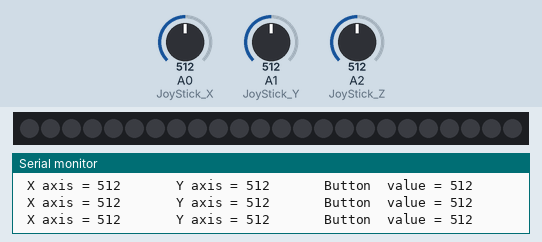
Bench run of a sketch on a simulated Arduino Uno, built with avr-gcc and run on an emulated ATmega328P. Shown: 24 RGB LEDs in strip order, left to right, the last lines printed to the serial monitor. The inputs (shaded band) are chosen by the test bench; at power-on: A0 (JoyStick_X) = 512, A1 (JoyStick_Y) = 512, A2 (JoyStick_Z) = 512.

Above: at 1.2 s.
1.3 s: A0 (JoyStick_X) set to 716
At 2.02 s:
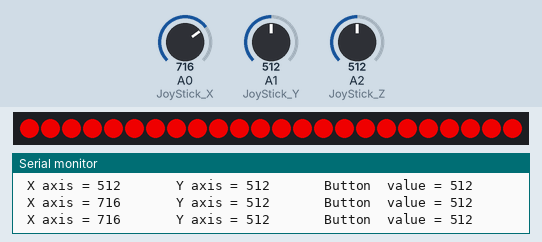
3.8 s: A1 (JoyStick_Y) set to 716
At 4.83 s:
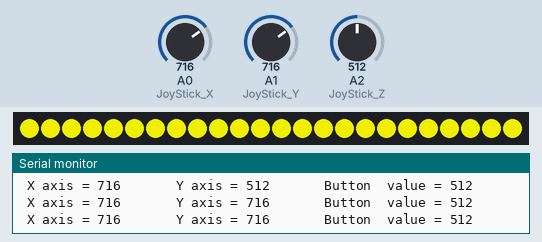
6.6 s: A2 (JoyStick_Z) set to 716
At 7.63 s:
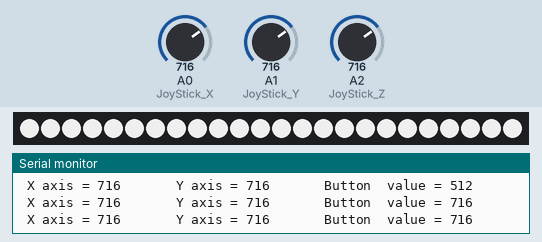
9.4 s: A0 (JoyStick_X) set to 900
At 10.44 s:
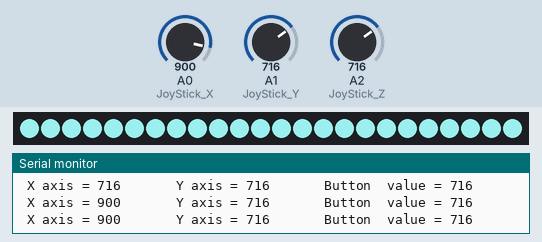
12.2 s: A2 (JoyStick_Z) set to 0
At 14.9 s:
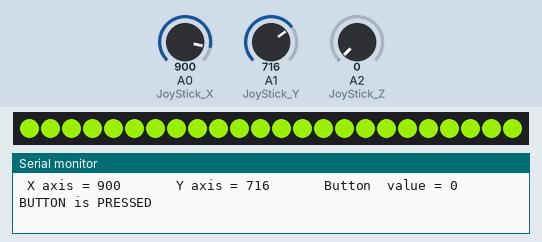
15.2 s: A2 (JoyStick_Z) set to 122
At 16.18 s:
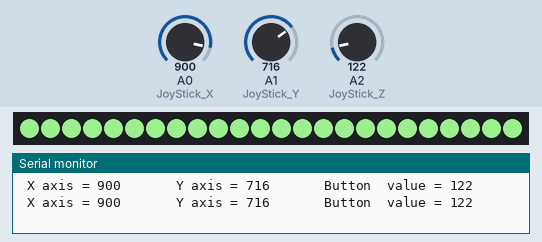
Timing chart, 0 to 18.2 s (numbered marks = the images above; inputs shaded):
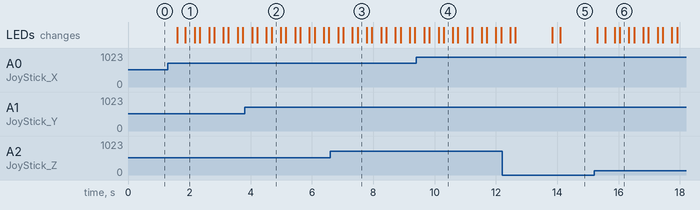

Measured:
- after the input at 1.3 s, the LEDs: first change after 0.31 s (image 1 shows a later state)
- after the input at 3.8 s, the LEDs: first differ from a run without the input after 0.71 s (image 2 shows a later state)
- after the input at 6.6 s, the LEDs: first differ from a run without the input after 0.72 s (image 3 shows a later state)
- after the input at 9.4 s, the LEDs: first differ from a run without the input after 0.73 s (image 4 shows a later state)
- after the input at 15.2 s, the LEDs: first differ from a run without the input after 0.67 s (image 6 shows a later state)

The sketch:

test_ring_leds_and_joystick_neopixels_l.ino
```cpp
//BOARD
// MKR 1010 WIFI

//RING LEDS PINS
//5V 5V
//GND GND
//D1 D1
//D0 -

//JOYSTICK
//5V 5V
//GND GND
//VRX A1
//VRY A0
//SW A2

//neopixels library

#include <Adafruit_NeoPixel.h>
#ifdef __AVR__
 #include <avr/power.h> // Required for 16 MHz Adafruit Trinket
#endif

// Which pin on the Arduino is connected to the NeoPixels?
#define PIN        1 // On Trinket or Gemma, suggest changing this to 1

// How many NeoPixels are attached to the Arduino?
#define NUMPIXELS 24 // Popular NeoPixel ring size

Adafruit_NeoPixel pixels(NUMPIXELS, PIN, NEO_GRB + NEO_KHZ800);
#define DELAYVAL 10 // Time (in milliseconds) to pause between pixels


//joystick pins

int JoyStick_X = A0; // x
int JoyStick_Y = A1; // y
int JoyStick_Z = A2; // button

void setup() {

  //joystick setup

  pinMode (JoyStick_X, INPUT);
  pinMode (JoyStick_Y, INPUT);
  pinMode (JoyStick_Z, INPUT);
  // serial begin
  Serial.begin (9600); // 9600 bps

  //led ring setup
  pixels.begin(); // INITIALIZE NeoPixel strip object (REQUIRED)

}

void loop() {
  //joystick

  //joystick variables
  int x, y, z;
  x = analogRead (JoyStick_X);
  y = analogRead (JoyStick_Y);
  z = analogRead (JoyStick_Z);

  // Serial print datos joystick:
  Serial.print(" X axis = ");
  Serial.print (x, DEC);
  Serial.print("       Y axis = ");
  Serial.print (y, DEC);
  Serial.print("       Button  value = ");
  Serial.print (z, DEC);
  delay(100);
  if(z == 0){
  Serial.print(" BUTTON is PRESSED");
  delay(1000);
  }
  Serial.println();
  delay (100);

  //leds

  pixels.clear();
  for(int i=0; i<NUMPIXELS; i++) {
    pixels.setPixelColor(i, pixels.Color(x, y, z));

    pixels.show();
    delay(DELAYVAL);
  }
}
```
